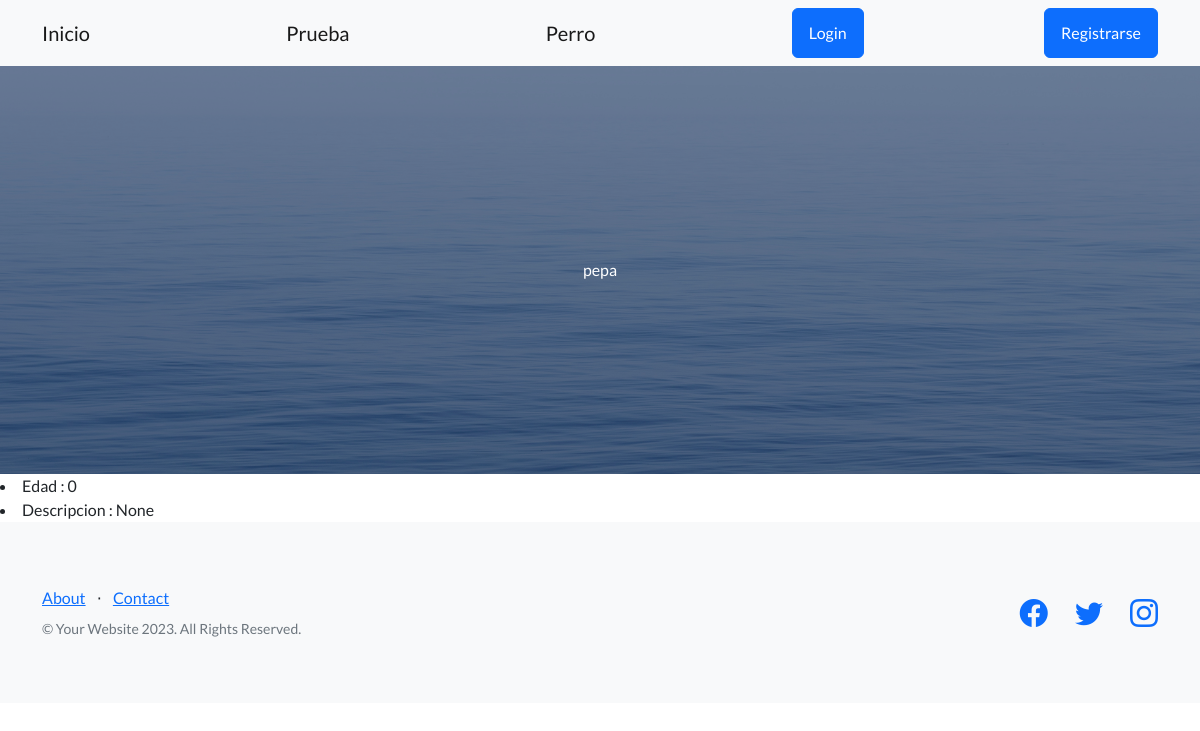
The page /perro/38/ on the database its author committed.
### inicio/models.py (models this page shows, shortened)
class Perro(models.Model): #tratar de poner como nombre algo en singular
    nombre = models.CharField(max_length=20)
    edad = models.IntegerField()
    descripcion = models.TextField(null=True)

### inicio/views.py (the view)
# urls.py: path("perro/<int:pk>/",views.MostrarPerro.as_view(), name="mostrar_perro"),
class MostrarPerro(DetailView):
    model = Perro
    template_name ="inicio/CBV/mostrar_perro_CBV.html"

### inicio/templates/inicio/CBV/mostrar_perro_CBV.html (shortened to what this page needs)
{% extends 'bases.html' %}
{% block h1_header %}
{{perro.nombre}}
{% endblock h1_header %}
{% block contenido %}
<li>Edad : {{perro.edad}} </li>
<li>Descripcion : {{perro.descripcion}} </li>
{% endblock contenido %}

### rows shown on the page
Perro: nombre "pepa", edad "0", descripcion "None"
